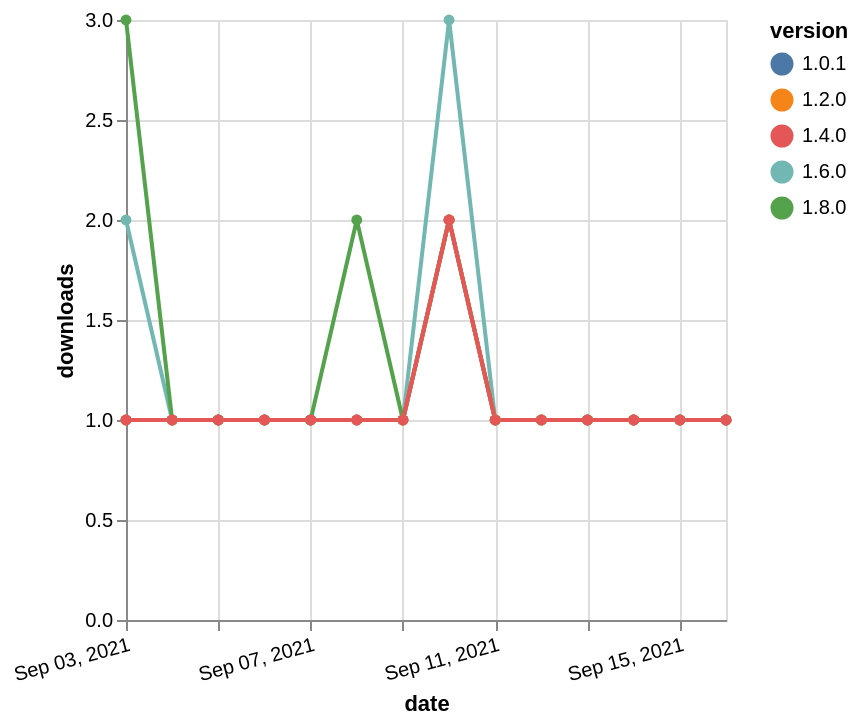

Describe this chart as a Vega-Lite specification.
### Vega-Lite specification from a JSON file in a GitHub repository (floating-point values rounded to 4 significant figures)
{"$schema": "https://vega.github.io/schema/vega-lite/v5.json", "description": "A simple bar chart with embedded data.", "data": {"values": [{"date": "2021-09-03", "total": 177, "delta": 2, "version": "1.6.0"}, {"date": "2021-09-04", "total": 178, "delta": 1, "version": "1.6.0"}, {"date": "2021-09-05", "total": 179, "delta": 1, "version": "1.6.0"}, {"date": "2021-09-06", "total": 180, "delta": 1, "version": "1.6.0"}, {"date": "2021-09-07", "total": 181, "delta": 1, "version": "1.6.0"}, {"date": "2021-09-08", "total": 182, "delta": 1, "version": "1.6.0"}, {"date": "2021-09-09", "total": 183, "delta": 1, "version": "1.6.0"}, {"date": "2021-09-10", "total": 186, "delta": 3, "version": "1.6.0"}, {"date": "2021-09-11", "total": 187, "delta": 1, "version": "1.6.0"}, {"date": "2021-09-12", "total": 188, "delta": 1, "version": "1.6.0"}, {"date": "2021-09-13", "total": 189, "delta": 1, "version": "1.6.0"}, {"date": "2021-09-14", "total": 190, "delta": 1, "version": "1.6.0"}, {"date": "2021-09-15", "total": 191, "delta": 1, "version": "1.6.0"}, {"date": "2021-09-16", "total": 192, "delta": 1, "version": "1.6.0"}, {"date": "2021-09-03", "total": 120, "delta": 3, "version": "1.8.0"}, {"date": "2021-09-04", "total": 121, "delta": 1, "version": "1.8.0"}, {"date": "2021-09-05", "total": 122, "delta": 1, "version": "1.8.0"}, {"date": "2021-09-06", "total": 123, "delta": 1, "version": "1.8.0"}, {"date": "2021-09-07", "total": 124, "delta": 1, "version": "1.8.0"}, {"date": "2021-09-08", "total": 126, "delta": 2, "version": "1.8.0"}, {"date": "2021-09-09", "total": 127, "delta": 1, "version": "1.8.0"}, {"date": "2021-09-10", "total": 129, "delta": 2, "version": "1.8.0"}, {"date": "2021-09-11", "total": 130, "delta": 1, "version": "1.8.0"}, {"date": "2021-09-12", "total": 131, "delta": 1, "version": "1.8.0"}, {"date": "2021-09-13", "total": 132, "delta": 1, "version": "1.8.0"}, {"date": "2021-09-14", "total": 133, "delta": 1, "version": "1.8.0"}, {"date": "2021-09-15", "total": 134, "delta": 1, "version": "1.8.0"}, {"date": "2021-09-16", "total": 135, "delta": 1, "version": "1.8.0"}, {"date": "2021-09-03", "total": 193, "delta": 1, "version": "1.0.1"}, {"date": "2021-09-04", "total": 194, "delta": 1, "version": "1.0.1"}, {"date": "2021-09-05", "total": 195, "delta": 1, "version": "1.0.1"}, {"date": "2021-09-06", "total": 196, "delta": 1, "version": "1.0.1"}, {"date": "2021-09-07", "total": 197, "delta": 1, "version": "1.0.1"}, {"date": "2021-09-08", "total": 198, "delta": 1, "version": "1.0.1"}, {"date": "2021-09-09", "total": 199, "delta": 1, "version": "1.0.1"}, {"date": "2021-09-10", "total": 201, "delta": 2, "version": "1.0.1"}, {"date": "2021-09-11", "total": 202, "delta": 1, "version": "1.0.1"}, {"date": "2021-09-12", "total": 203, "delta": 1, "version": "1.0.1"}, {"date": "2021-09-13", "total": 204, "delta": 1, "version": "1.0.1"}, {"date": "2021-09-14", "total": 205, "delta": 1, "version": "1.0.1"}, {"date": "2021-09-15", "total": 206, "delta": 1, "version": "1.0.1"}, {"date": "2021-09-16", "total": 207, "delta": 1, "version": "1.0.1"}, {"date": "2021-09-03", "total": 170, "delta": 1, "version": "1.2.0"}, {"date": "2021-09-04", "total": 171, "delta": 1, "version": "1.2.0"}, {"date": "2021-09-05", "total": 172, "delta": 1, "version": "1.2.0"}, {"date": "2021-09-06", "total": 173, "delta": 1, "version": "1.2.0"}, {"date": "2021-09-07", "total": 174, "delta": 1, "version": "1.2.0"}, {"date": "2021-09-08", "total": 175, "delta": 1, "version": "1.2.0"}, {"date": "2021-09-09", "total": 176, "delta": 1, "version": "1.2.0"}, {"date": "2021-09-10", "total": 178, "delta": 2, "version": "1.2.0"}, {"date": "2021-09-11", "total": 179, "delta": 1, "version": "1.2.0"}, {"date": "2021-09-12", "total": 180, "delta": 1, "version": "1.2.0"}, {"date": "2021-09-13", "total": 181, "delta": 1, "version": "1.2.0"}, {"date": "2021-09-14", "total": 182, "delta": 1, "version": "1.2.0"}, {"date": "2021-09-15", "total": 183, "delta": 1, "version": "1.2.0"}, {"date": "2021-09-16", "total": 184, "delta": 1, "version": "1.2.0"}, {"date": "2021-09-03", "total": 154, "delta": 1, "version": "1.4.0"}, {"date": "2021-09-04", "total": 155, "delta": 1, "version": "1.4.0"}, {"date": "2021-09-05", "total": 156, "delta": 1, "version": "1.4.0"}, {"date": "2021-09-06", "total": 157, "delta": 1, "version": "1.4.0"}, {"date": "2021-09-07", "total": 158, "delta": 1, "version": "1.4.0"}, {"date": "2021-09-08", "total": 159, "delta": 1, "version": "1.4.0"}, {"date": "2021-09-09", "total": 160, "delta": 1, "version": "1.4.0"}, {"date": "2021-09-10", "total": 162, "delta": 2, "version": "1.4.0"}, {"date": "2021-09-11", "total": 163, "delta": 1, "version": "1.4.0"}, {"date": "2021-09-12", "total": 164, "delta": 1, "version": "1.4.0"}, {"date": "2021-09-13", "total": 165, "delta": 1, "version": "1.4.0"}, {"date": "2021-09-14", "total": 166, "delta": 1, "version": "1.4.0"}, {"date": "2021-09-15", "total": 167, "delta": 1, "version": "1.4.0"}, {"date": "2021-09-16", "total": 168, "delta": 1, "version": "1.4.0"}]}, "width": "container", "mark": {"type": "line", "point": {"filled": true}}, "encoding": {"x": {"field": "date", "type": "temporal", "timeUnit": "yearmonthdate", "title": "date", "axis": {"labelAngle": -15}}, "y": {"field": "delta", "type": "quantitative", "title": "downloads"}, "color": {"field": "version", "type": "nominal"}, "tooltip": {"field": "delta"}}}
